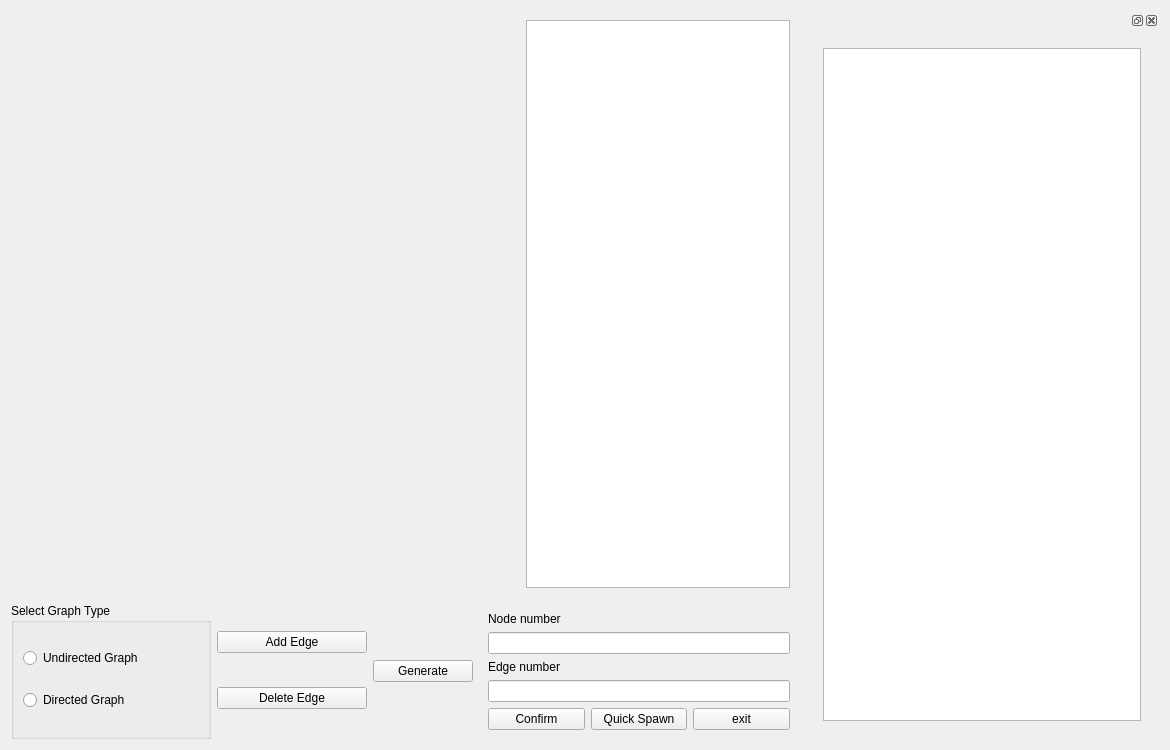
<?xml version="1.0" encoding="UTF-8"?>
<ui version="4.0">
 <class>Form</class>
 <widget class="QWidget" name="Form">
  <property name="geometry">
   <rect>
    <x>0</x>
    <y>0</y>
    <width>1170</width>
    <height>750</height>
   </rect>
  </property>
  <property name="minimumSize">
   <size>
    <width>800</width>
    <height>750</height>
   </size>
  </property>
  <property name="maximumSize">
   <size>
    <width>14214</width>
    <height>135135</height>
   </size>
  </property>
  <property name="windowTitle">
   <string>Form</string>
  </property>
  <layout class="QHBoxLayout" name="horizontalLayout_8">
   <item>
    <layout class="QHBoxLayout" name="horizontalLayout_7">
     <item>
      <layout class="QVBoxLayout" name="verticalLayout_5">
       <item>
        <widget class="QWidget" name="widget" native="true">
         <layout class="QHBoxLayout" name="horizontalLayout_3">
          <item>
           <layout class="QHBoxLayout" name="horizontalLayout_2">
            <item>
             <layout class="QVBoxLayout" name="verticalLayout_2">
              <item>
               <widget class="QLabel" name="view">
                <property name="minimumSize">
                 <size>
                  <width>500</width>
                  <height>300</height>
                 </size>
                </property>
                <property name="maximumSize">
                 <size>
                  <width>16777215</width>
                  <height>16777215</height>
                 </size>
                </property>
                <property name="text">
                 <string/>
                </property>
               </widget>
              </item>
             </layout>
            </item>
            <item>
             <widget class="QTableWidget" name="edgelistframe">
              <property name="minimumSize">
               <size>
                <width>264</width>
                <height>0</height>
               </size>
              </property>
              <property name="maximumSize">
               <size>
                <width>340</width>
                <height>16777215</height>
               </size>
              </property>
              <property name="baseSize">
               <size>
                <width>264</width>
                <height>0</height>
               </size>
              </property>
             </widget>
            </item>
           </layout>
          </item>
         </layout>
        </widget>
       </item>
       <item>
        <layout class="QHBoxLayout" name="horizontalLayout_5">
         <item>
          <widget class="QGroupBox" name="groupBox">
           <property name="minimumSize">
            <size>
             <width>200</width>
             <height>2</height>
            </size>
           </property>
           <property name="maximumSize">
            <size>
             <width>200</width>
             <height>16777215</height>
            </size>
           </property>
           <property name="title">
            <string>Select Graph Type</string>
           </property>
           <layout class="QHBoxLayout" name="horizontalLayout">
            <item>
             <layout class="QVBoxLayout" name="verticalLayout">
              <item>
               <widget class="QRadioButton" name="btn_UDG">
                <property name="text">
                 <string>Undirected Graph</string>
                </property>
               </widget>
              </item>
              <item>
               <widget class="QRadioButton" name="btn_DAG">
                <property name="text">
                 <string>Directed Graph</string>
                </property>
               </widget>
              </item>
             </layout>
            </item>
           </layout>
          </widget>
         </item>
         <item>
          <layout class="QHBoxLayout" name="horizontalLayout_4">
           <item>
            <layout class="QVBoxLayout" name="verticalLayout_3">
             <item>
              <widget class="QPushButton" name="btn_addEdge">
               <property name="minimumSize">
                <size>
                 <width>150</width>
                 <height>0</height>
                </size>
               </property>
               <property name="maximumSize">
                <size>
                 <width>100</width>
                 <height>16777215</height>
                </size>
               </property>
               <property name="text">
                <string>Add Edge</string>
               </property>
              </widget>
             </item>
             <item>
              <widget class="QPushButton" name="btn_delEdge">
               <property name="minimumSize">
                <size>
                 <width>150</width>
                 <height>0</height>
                </size>
               </property>
               <property name="maximumSize">
                <size>
                 <width>100</width>
                 <height>16777215</height>
                </size>
               </property>
               <property name="text">
                <string>Delete Edge</string>
               </property>
              </widget>
             </item>
            </layout>
           </item>
           <item>
            <widget class="QPushButton" name="btn_generate">
             <property name="minimumSize">
              <size>
               <width>100</width>
               <height>0</height>
              </size>
             </property>
             <property name="maximumSize">
              <size>
               <width>100</width>
               <height>16777215</height>
              </size>
             </property>
             <property name="text">
              <string>Generate</string>
             </property>
            </widget>
           </item>
           <item>
            <widget class="QWidget" name="widget_2" native="true">
             <layout class="QVBoxLayout" name="verticalLayout_4">
              <item>
               <widget class="QLabel" name="label_2">
                <property name="text">
                 <string>Node number</string>
                </property>
               </widget>
              </item>
              <item>
               <widget class="QLineEdit" name="node_num">
                <property name="maximumSize">
                 <size>
                  <width>16777215</width>
                  <height>16777215</height>
                 </size>
                </property>
               </widget>
              </item>
              <item>
               <widget class="QLabel" name="label">
                <property name="text">
                 <string>Edge number</string>
                </property>
               </widget>
              </item>
              <item>
               <widget class="QLineEdit" name="edge_num">
                <property name="maximumSize">
                 <size>
                  <width>16777215</width>
                  <height>16777215</height>
                 </size>
                </property>
                <property name="sizeIncrement">
                 <size>
                  <width>0</width>
                  <height>0</height>
                 </size>
                </property>
               </widget>
              </item>
              <item>
               <layout class="QHBoxLayout" name="horizontalLayout_6">
                <item>
                 <widget class="QPushButton" name="btn_confirm">
                  <property name="text">
                   <string>Confirm</string>
                  </property>
                 </widget>
                </item>
                <item>
                 <widget class="QPushButton" name="btn_qspawn">
                  <property name="text">
                   <string>Quick Spawn</string>
                  </property>
                 </widget>
                </item>
                <item>
                 <widget class="QPushButton" name="btn_exit">
                  <property name="text">
                   <string>exit</string>
                  </property>
                 </widget>
                </item>
               </layout>
              </item>
             </layout>
            </widget>
           </item>
          </layout>
         </item>
        </layout>
       </item>
      </layout>
     </item>
     <item>
      <widget class="QDockWidget" name="dockWidget">
       <property name="features">
        <set>QDockWidget::DockWidgetClosable|QDockWidget::DockWidgetFloatable|QDockWidget::DockWidgetMovable</set>
       </property>
       <property name="allowedAreas">
        <set>Qt::RightDockWidgetArea</set>
       </property>
       <widget class="QWidget" name="dockWidgetContents_2">
        <layout class="QVBoxLayout" name="verticalLayout_6">
         <item>
          <widget class="QWidget" name="widget_3" native="true">
           <layout class="QHBoxLayout" name="horizontalLayout_9">
            <item>
             <widget class="QTableWidget" name="matrixTable">
              <property name="maximumSize">
               <size>
                <width>16777215</width>
                <height>16777215</height>
               </size>
              </property>
             </widget>
            </item>
           </layout>
          </widget>
         </item>
        </layout>
       </widget>
      </widget>
     </item>
    </layout>
   </item>
  </layout>
 </widget>
 <resources/>
 <connections/>
</ui>
